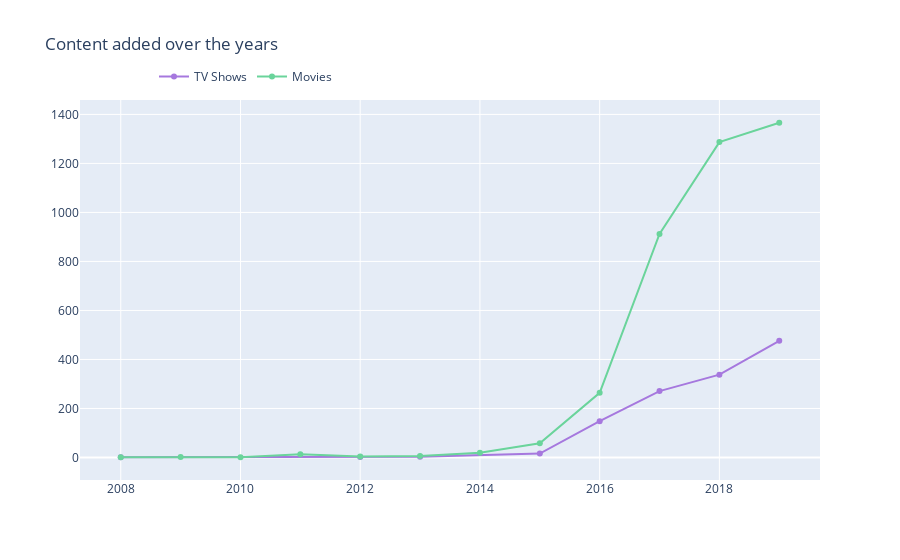

The code cell stored with this chart in its notebook:
### Markdown cell above
** **texte en gras**Content added over the year**

### Code cell
d1 = df[df["type"] == "TV Show"]
d2 = df[df["type"] == "Movie"]

col = "year_added"

vc1 = d1[col].value_counts().reset_index()
vc1 = vc1.rename(columns = {col : "count", "index" : col})
vc1['percent'] = vc1['count'].apply(lambda x : 100*x/sum(vc1['count']))
vc1 = vc1.sort_values(col)

vc2 = d2[col].value_counts().reset_index()
vc2 = vc2.rename(columns = {col : "count", "index" : col})
vc2['percent'] = vc2['count'].apply(lambda x : 100*x/sum(vc2['count']))
vc2 = vc2.sort_values(col)

trace1 = go.Scatter(x=vc1[col], y=vc1["count"], name="TV Shows", marker=dict(color="#a678de"))
trace2 = go.Scatter(x=vc2[col], y=vc2["count"], name="Movies", marker=dict(color="#6ad49b"))
data = [trace1, trace2]
layout = go.Layout(title="Content added over the years", legend=dict(x=0.1, y=1.1, orientation="h"))
fig = go.Figure(data, layout=layout)
fig.show()

### Figure 1 — Plotly figure (JSON) as saved in the notebook; plotly's stock layout.template omitted (floating-point values rounded to 4 significant figures)
{"data": [{"marker": {"color": "#a678de"}, "name": "TV Shows", "type": "scatter", "x": [2008, 2012, 2013, 2015, 2016, 2017, 2018, 2019], "y": [1, 2, 3, 16, 148, 271, 338, 476]}, {"marker": {"color": "#6ad49b"}, "name": "Movies", "type": "scatter", "x": [2008, 2009, 2010, 2011, 2012, 2013, 2014, 2015, 2016, 2017, 2018, 2019], "y": [1, 2, 1, 13, 4, 6, 19, 58, 264, 912, 1287, 1366]}], "layout": {"legend": {"orientation": "h", "x": 0.1, "y": 1.1}, "title": {"text": "Content added over the years"}}}
